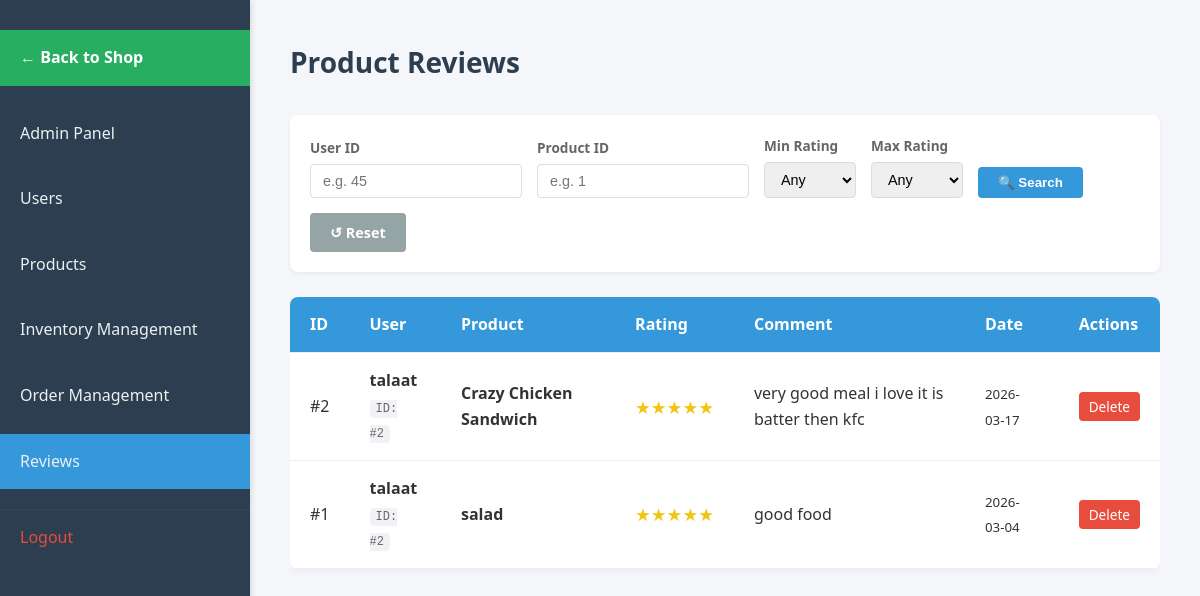
The page /admin/reviews_management.php (signed in) on the database its author committed.
### tables this page shows
CREATE TABLE `reviews` (
  `id` int(11) NOT NULL,
  `user_id` int(11) NOT NULL,
  `product_id` int(11) NOT NULL,
  `rating` int(11) NOT NULL,
  `comment` text DEFAULT NULL,
  `created_at` datetime DEFAULT current_timestamp()
);

CREATE TABLE `users` (
  `id` int(11) NOT NULL,
  `username` varchar(50) NOT NULL,
  `email` varchar(100) NOT NULL,
  `password` varchar(255) NOT NULL,
  `role` enum('customer','admin') NOT NULL DEFAULT 'customer',
  `twofa_method` enum('none','totp','email') NOT NULL DEFAULT 'none',
  `created_at` datetime NOT NULL DEFAULT current_timestamp(),
  `is_verified` tinyint(1) DEFAULT 0,
  `phone` varchar(30) DEFAULT NULL
);

CREATE TABLE `products` (
  `id` int(11) NOT NULL,
  `name` varchar(150) NOT NULL,
  `description` text DEFAULT NULL,
  `price` decimal(10,2) NOT NULL,
  `stock` int(11) NOT NULL DEFAULT 0,
  `image_path` varchar(255) DEFAULT NULL,
  `type` enum('food','drink') NOT NULL,
  `status` enum('active','archived') NOT NULL DEFAULT 'active',
  `created_at` datetime DEFAULT current_timestamp()
);

### admin/reviews_management.php (the view, shortened to what this page needs)
<?php
require_once __DIR__ . '/../init.php';
$search_user_id = isset($_GET['user_id']) ? intval($_GET['user_id']) : '';
$search_product_id = isset($_GET['product_id']) ? intval($_GET['product_id']) : '';
$sql = "SELECT r.id, r.rating, r.comment, r.created_at, r.user_id, r.product_id, u.username, p.name as product_name
        FROM reviews r
        JOIN users u ON r.user_id = u.id
        JOIN products p ON r.product_id = p.id
        WHERE 1=1";
$sql .= " ORDER BY r.created_at DESC";
$stmt = $conn->prepare($sql);
$stmt->execute();
$reviews = $stmt->get_result()->fetch_all(MYSQLI_ASSOC);
?>
<!DOCTYPE html>
<html lang="en">
<head>
    <link rel="stylesheet" href="assets/css/dashboard.css">
</head>
<body>
    <nav>
        <ul>
            <li><a href="../shop.php"
                    style="background-color: #27ae60; color: white; margin-bottom: 20px; font-weight: bold;">← Back to
                    Shop</a></li>
            <li><a href="AdminPanel.php">Admin Panel</a></li>
            <li><a href="useradmin.php">Users</a></li>
            <li><a href="products.php">Products</a></li>
            <li><a href="Inventory.php">Inventory Management</a></li>
            <li><a href="order_management.php">Order Management</a></li>
            <li><a href="reviews_management.php" class="active">Reviews</a></li>
            <li><a href="/app/logout.php">Logout</a></li>
        </ul>
    </nav>
    <main>
        <h1> Product Reviews</h1>
        <form action="" method="GET" class="search-form">
            <div class="form-group">
                <label for="user_id">User ID</label>
                <input type="number" name="user_id" id="user_id" value="<?php echo htmlspecialchars($search_user_id); ?>" placeholder="e.g. 45">
            </div>
            <div class="form-group">
                <label for="product_id">Product ID</label>
                <input type="number" name="product_id" id="product_id" value="<?php echo htmlspecialchars($search_product_id); ?>" placeholder="e.g. 1">
            </div>
            <div class="form-group">
                <label for="rating_min">Min Rating</label>
                <select name="rating_min" id="rating_min">
                    <option value="">Any</option>
                </select>
            </div>
            <div class="form-group">
                <label for="rating_max">Max Rating</label>
                <select name="rating_max" id="rating_max">
                    <option value="">Any</option>
                </select>
            </div>
            <button type="submit" class="btn-search">🔍 Search</button>
            <a href="reviews_management.php" class="btn-reset">↺ Reset</a>
        </form>
        <?php if (count($reviews) > 0): ?>
            <div class="table-container">
                <table>
                    <thead>
                        <tr>
                            <th>ID</th>
                            <th>User</th>
                            <th>Product</th>
                            <th>Rating</th>
                            <th>Comment</th>
                            <th>Date</th>
                            <th>Actions</th>
                        </tr>
                    </thead>
                    <tbody>
                        <?php foreach ($reviews as $review): ?>
                            <tr>
                                <td>#<?php echo $review['id']; ?></td>
                                <td>
                                    <strong><?php echo htmlspecialchars($review['username']); ?></strong>
                                    <br><span class="id-badge">ID: #<?php echo $review['user_id']; ?></span>
                                </td>
                                <td>
                                    <strong><?php echo htmlspecialchars($review['product_name']); ?></strong>
                                </td>
                                <td class="rating">
                                    <?php echo str_repeat('★', $review['rating']) . str_repeat('☆', 5 - $review['rating']); ?>
                                </td>
                                <td><?php echo htmlspecialchars($review['comment']); ?></td>
                                <td><small><?php echo date('Y-m-d', strtotime($review['created_at'])); ?></small></td>
                                <td>
                                    <a href="?delete=<?php echo $review['id']; ?>" class="delete-btn"
                                        onclick="return confirm('Are you sure you want to delete this review?');">Delete</a>
                                </td>
                            </tr>
                        <?php endforeach; ?>
                    </tbody>
                </table>
            </div>
        <?php else: ?>
            <p>No reviews found.</p>
        <?php endif; ?>
    </main>
</body>
</html>

### admin/assets/css/dashboard.css (style rules this page uses)
* { margin: 0; padding: 0; box-sizing: border-box; }
body { font-family: 'Segoe UI', Tahoma, Geneva, Verdana, sans-serif; background-color: #f4f6f9; color: #333; line-height: 1.6; }
nav { width: 250px; background-color: #2c3e50; color: #fff; padding: 20px 0; position: fixed; height: 100%; box-shadow: 2px 0 5px rgba(0, 0, 0, 0.1); }
nav ul { list-style: none; }
nav ul li { margin: 10px 0; }
nav ul li a { display: block; padding: 15px 20px; color: #ecf0f1; text-decoration: none; font-size: 16px; transition: background-color 0.3s, padding-left 0.3s; }
nav ul li a.active { background-color: #3498db; }
nav ul li:last-child a { margin-top: 20px; border-top: 1px solid #34495e; padding-top: 15px; color: #e74c3c; }
main { margin-left: 250px; padding: 40px; width: calc(100% - 250px); }
main h1 { font-size: 28px; margin-bottom: 30px; color: #2c3e50; }
table { width: 100%; border-collapse: collapse; margin-bottom: 30px; background-color: #fff; border-radius: 8px; box-shadow: 0 2px 8px rgba(0,0,0,0.05); overflow: hidden; }
table th, table td { padding: 15px 20px; text-align: left; border-bottom: 1px solid #eee; }
table th { background-color: #3498db; color: #fff; font-weight: 600; }

### admin/reviews_management.php (style rules this page uses)
.rating { color: #f1c40f; font-size: 1.1rem; }
.delete-btn { background-color: #e74c3c; color: white; padding: 5px 10px; border-radius: 4px; text-decoration: none; font-size: 0.85rem; transition: background 0.2s; }
.table-container { margin-top: 20px; overflow-x: auto; }
.search-form { background: white; padding: 20px; margin-bottom: 25px; border-radius: 8px; box-shadow: 0 2px 4px rgba(0, 0, 0, 0.05); display: flex; flex-wrap: wrap; gap: 15px; align-items: flex-end; }
.form-group { display: flex; flex-direction: column; gap: 5px; }
.form-group label { font-size: 0.85rem; color: #666; font-weight: 600; }
.form-group input, .form-group select { padding: 8px 12px; border: 1px solid #ddd; border-radius: 4px; font-size: 0.9rem; }
.btn-search { background-color: #3498db; color: white; border: none; padding: 8px 20px; border-radius: 4px; cursor: pointer; font-weight: 600; transition: background 0.2s; }
.btn-reset { background-color: #95a5a6; color: white; text-decoration: none; padding: 8px 20px; border-radius: 4px; font-size: 0.9rem; font-weight: 600; transition: background 0.2s; }
.id-badge { background: #f0f2f5; color: #666; padding: 2px 6px; border-radius: 4px; font-size: 0.75rem; font-family: monospace; }

### rows shown on the page
reviews: id "2", user.username "talaat", user "2", product.name "Crazy Chicken Sandwich", rating "★★★★★", comment "very good meal i love it is batter then kfc", created_at "2026-03-17"
reviews: id "1", user.username "talaat", user "2", product.name "salad", rating "★★★★★", comment "good food", created_at "2026-03-04"
